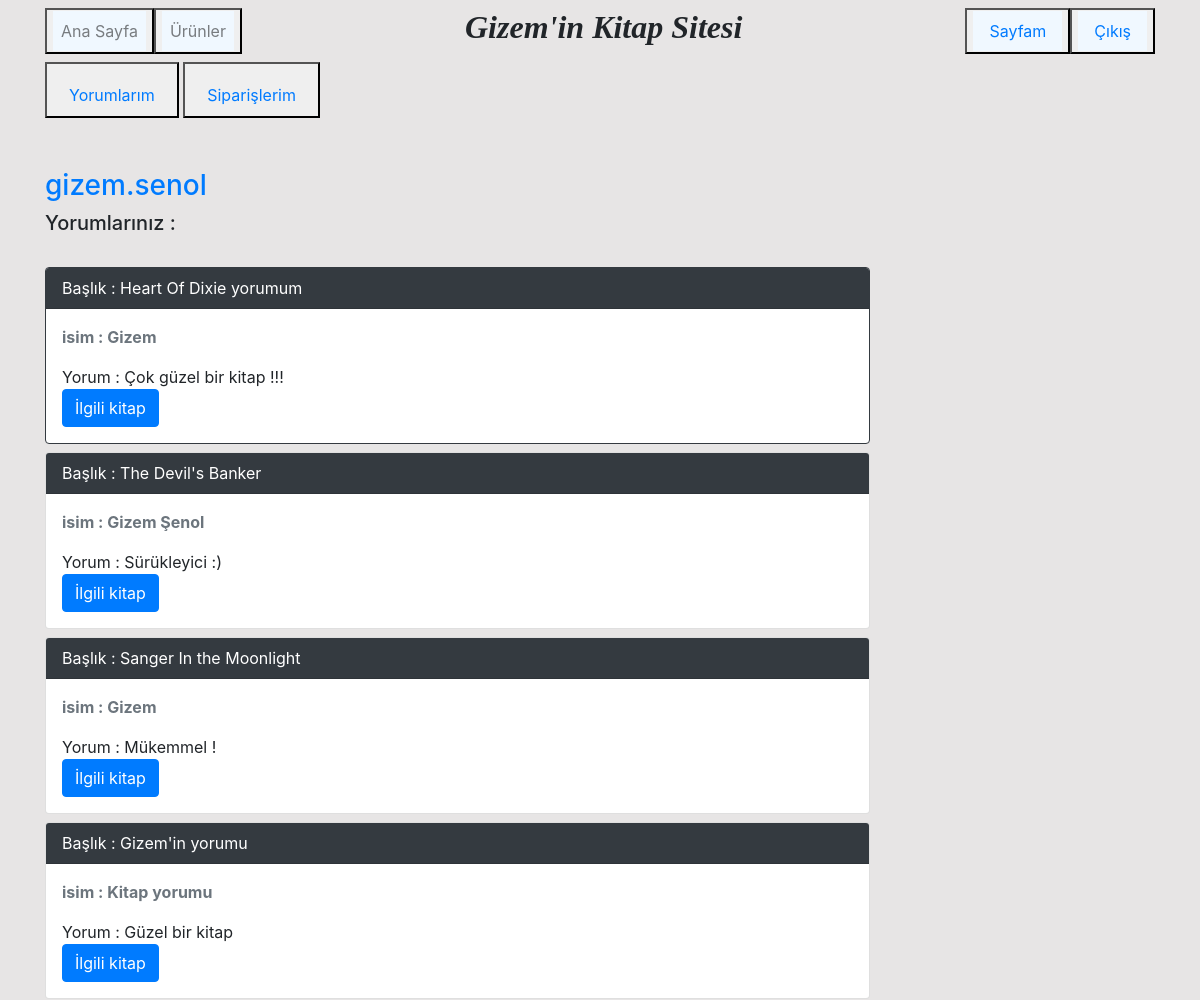
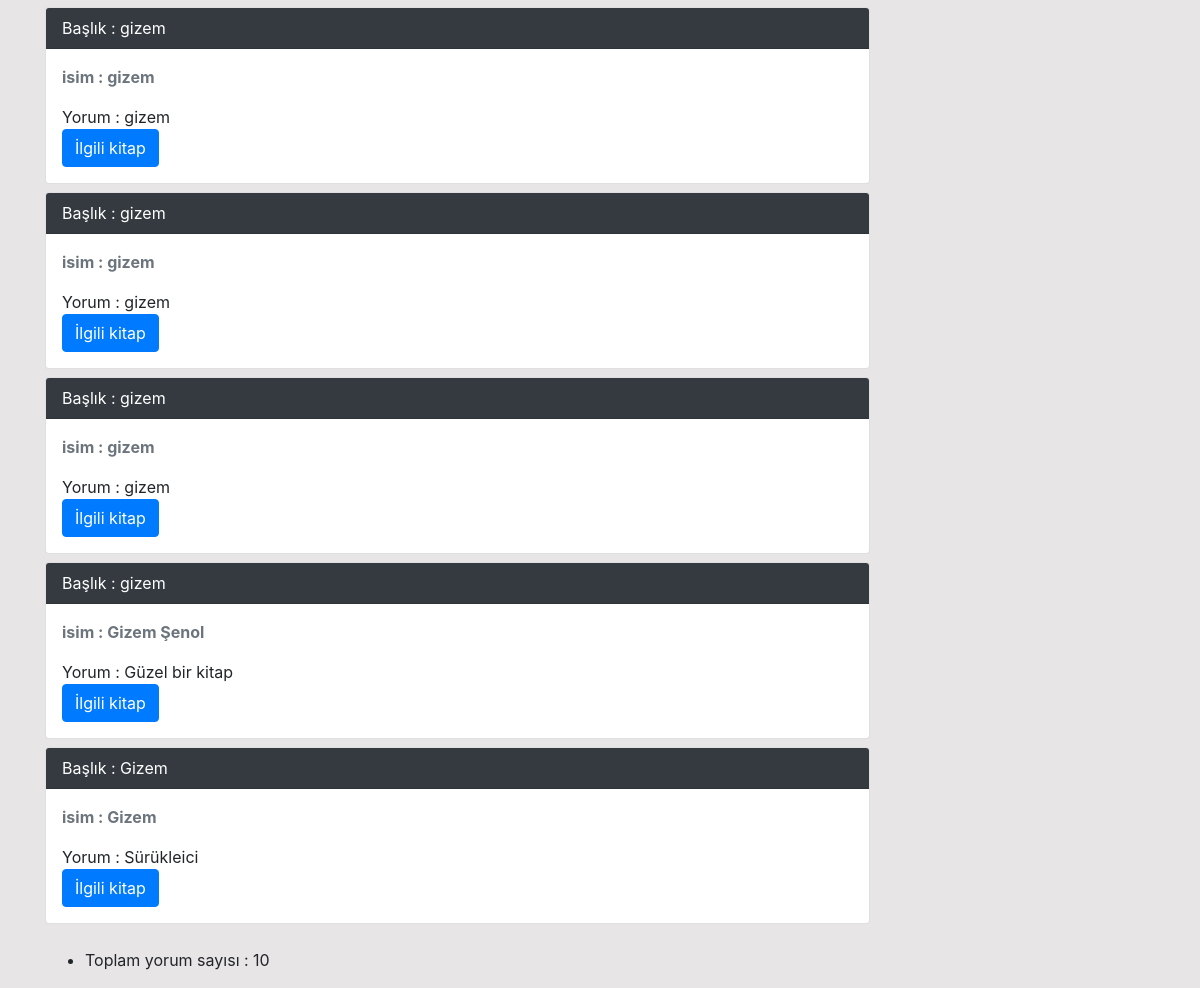
The page /accounts/dashboard/comments/ (signed in) on the database its author committed (2 pictures, top to bottom).
### personal_portfolio/products/models.py (models this page shows)
class Comment(models.Model):
    isim = models.CharField(max_length=100)
    baslik = models.CharField(max_length = 50)
    yorum = models.CharField(max_length = 200)
    puan = models.IntegerField(default = 1)
    product = models.ForeignKey(Product,on_delete=models.CASCADE,related_name='comments')
    user = models.ForeignKey(User,on_delete=models.CASCADE,related_name='comments')
    class Meta:
        db_table = 'comments'

### personal_portfolio/accounts/views.py (the view)
# urls.py: path('dashboard/comments/', views.comment_view, name = 'comment_view'),
def comment_view(request):
    user = User.objects.get(username = request.user)
    comments = Comment.objects.filter(user_id = user.id)
    comments.length = len(comments)
    context = {
        'comments': comments,
    }
    return render(request, 'comments.html', context)

### personal_portfolio/accounts/templates/comments.html (shortened to what this page needs)
{% extends 'base.html' %}
{% block content %}
<button><a  style="float:right;margin-top: 10px;margin-right: 0ch" class="nav-link" href="{% url 'comment_view' %}">Yorumlarım</a></button>
<button><a  style="float:right;margin-top: 10px;margin-right: 0ch" class="nav-link" href="{% url 'order_view' %}">Siparişlerim</a></button>
<div class="row user">
  <div class="col-md-9">
    <div class="tab-content">
      <div class="tab-pane active" id="user-timeline">
        <div class="timeline-post">
            <div class="post-media">
              <div class="content">
                <br><br>
                <h3><a href="#">{{user.get_username}}</a></h3>
              </div>
            </div>
          <div class="post-content">
              {%if comments.length != 0%}<h5>Yorumlarınız :</h5><br>{%endif%}
              {% for comment in comments %}
              {% if  forloop.counter != 5 %}
              <div class="card {% if forloop.last %}mb-4{% else %}mb-2{% endif %} {% if forloop.first %}border-dark{% endif %}">
                  <div class="card-header text-white bg-dark py-2 px-3">Başlık : {{comment.baslik}}</div>
                <div class="card-body p-3">
                  <div class="row">
                    <div class="col-10">
                      <div class="row mb-3">
                        <div class="col-6">
                          <strong class="text-muted">isim : {{ comment.isim }}</strong>
                        </div>
                      </div>
                      Yorum : {{ comment.yorum }} <br>
                      <a href="{% url 'product_detail' comment.product_id %}"
                        class="btn btn-primary">
                        İlgili kitap
                      </a>
                    </div>
                  </div>
                </div>
              </div>
              {%endif%}
            {% endfor %}
        </div>
          <ul class="post-utility">
            <li class="comments">Toplam yorum sayısı : {{comments.length}}</li>
          </ul>
        </div>
      </div>
      </div>
    </div>
  </div>
</div>
{% endblock %}

### rows shown on the page
Comment: baslik "Heart Of Dixie yorumum", isim "Gizem", yorum "Çok güzel bir kitap !!!"
Comment: baslik "The Devil's Banker", isim "Gizem Şenol", yorum "Sürükleyici :)"
Comment: baslik "Sanger In the Moonlight", isim "Gizem", yorum "Mükemmel !"
Comment: baslik "Gizem'in yorumu", isim "Kitap yorumu", yorum "Güzel bir kitap"
Comment: baslik "gizem", isim "gizem", yorum "gizem"
Comment: baslik "gizem", isim "gizem", yorum "gizem"
Comment: baslik "gizem", isim "gizem", yorum "gizem"
Comment: baslik "gizem", isim "Gizem Şenol", yorum "Güzel bir kitap"
Comment: baslik "Gizem", isim "Gizem", yorum "Sürükleici"

### other values the page prints
{{ user.get_username }} "gizem.senol"
{{ comments.length }} "10"
